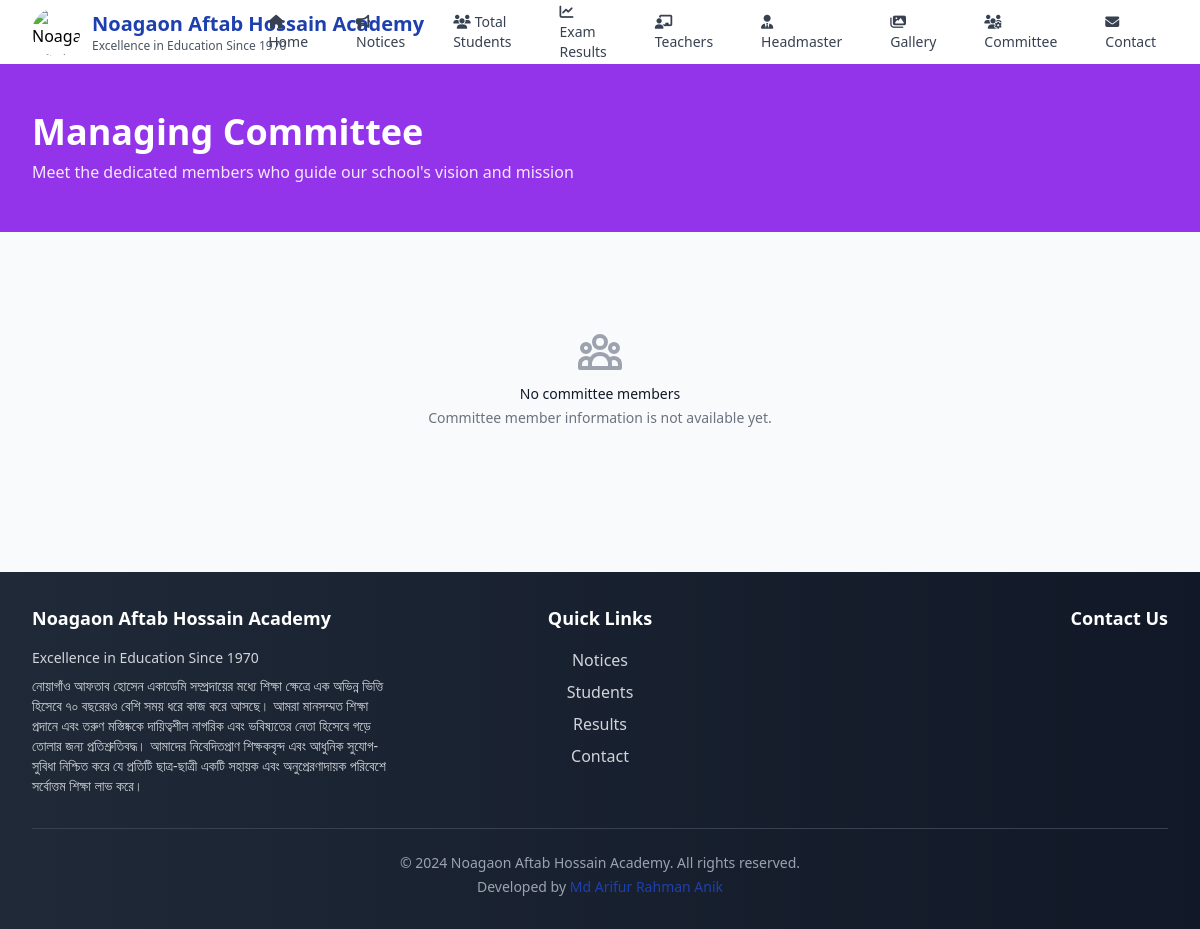
The page /committee/ on the database its author committed.
### main/models.py (models this page shows, shortened)
class SchoolInfo(models.Model):
    name = models.CharField(max_length=200, default="Noagaon High School")
    tagline = models.CharField(max_length=300, default="Excellence in Education Since 1950")
    logo = models.ImageField(upload_to='logo/', blank=True, null=True, help_text="School logo")
    address = models.TextField(blank=True)
    phone = models.CharField(max_length=50, blank=True)
    email = models.EmailField(blank=True)
    website = models.URLField(blank=True)
    established_year = models.PositiveIntegerField(default=1950)
    about = models.TextField(blank=True, help_text="About the school")
    is_active = models.BooleanField(default=True, help_text="Use this school info")
    class Meta:
        verbose_name = "School Information"
        verbose_name_plural = "School Information"
        ordering = ['-is_active']

### main/views.py (the view)
# urls.py: path('committee/', views.committee, name='committee'),
def committee(request):
    committee_members = CommitteeMember.objects.all()
    context = {
        'committee_members': committee_members,
    }
    return render(request, 'main/committee.html', context)

### templates/main/committee.html (shortened to what this page needs)
{% extends 'base.html' %}
{% block content %}
<div class="bg-purple-600 text-white">
    <div class="max-w-7xl mx-auto py-12 px-4 sm:px-6 lg:px-8">
        <h1 class="text-3xl md:text-4xl font-bold">Managing Committee</h1>
        <p class="mt-2 text-purple-100">Meet the dedicated members who guide our school's vision and mission</p>
    </div>
</div>
<div class="py-12 bg-gray-50">
    <div class="max-w-7xl mx-auto px-4 sm:px-6 lg:px-8">
        {% if committee_members %}
            <div class="grid gap-8 md:grid-cols-2 lg:grid-cols-3">
                {% for member in committee_members %}
                <div class="bg-white rounded-lg shadow-md overflow-hidden hover:shadow-lg transition-shadow">
                    <div class="aspect-w-3 aspect-h-4">
                        {% if member.photo %}
                            <img src="{{ member.photo.url }}" alt="{{ member.name }}"
                                 class="w-full h-64 object-cover">
                        {% else %}
                            <div class="w-full h-64 bg-gray-200 flex items-center justify-center">
                                <svg class="w-16 h-16 text-gray-400" fill="none" stroke="currentColor" viewBox="0 0 24 24">
                                    <path stroke-linecap="round" stroke-linejoin="round" stroke-width="2" d="M16 7a4 4 0 11-8 0 4 4 0 018 0zM12 14a7 7 0 00-7 7h14a7 7 0 00-7-7z"></path>
                                </svg>
                            </div>
                        {% endif %}
                    </div>
                    <div class="p-6">
                        <h3 class="text-xl font-semibold text-gray-900 mb-2">{{ member.name }}</h3>
                        <p class="text-lg text-purple-600 font-medium mb-4">{{ member.role }}</p>
                        {% if member.contact_info %}
                            <div class="flex items-center text-sm text-gray-500">
                                <svg class="w-4 h-4 mr-2" fill="none" stroke="currentColor" viewBox="0 0 24 24">
                                    <path stroke-linecap="round" stroke-linejoin="round" stroke-width="2" d="M3 8l7.89 5.26a2 2 0 002.22 0L21 8M5 19h14a2 2 0 002-2V7a2 2 0 00-2-2H5a2 2 0 00-2 2v10a2 2 0 002 2z"></path>
                                </svg>
                                <span>{{ member.contact_info }}</span>
                            </div>
                        {% endif %}
                    </div>
                </div>
                {% endfor %}
            </div>
        {% else %}
            <div class="text-center py-12">
                <h3 class="mt-2 text-sm font-medium text-gray-900">No committee members</h3>
                <p class="mt-1 text-sm text-gray-500">Committee member information is not available yet.</p>
            </div>
        {% endif %}
    </div>
</div>
{% endblock %}

### templates/base.html (shortened to what this page needs)
<!DOCTYPE html>
<html lang="en">
<head>
    <script src="https://cdn.tailwindcss.com"></script>
    <link rel="stylesheet" href="https://cdnjs.cloudflare.com/ajax/libs/font-awesome/6.4.0/css/all.min.css">
</head>
<body class="bg-gray-50 min-h-screen">
    <nav class="bg-white shadow-lg">
        <div class="max-w-full mx-auto px-4 sm:px-6 lg:px-8">
            <div class="flex justify-between h-16">
                <div class="flex items-center">
                    <a href="{% url 'main:home' %}" class="flex items-center">
                        <div class="flex-shrink-0 flex items-center justify-between">
                            {% if school_logo %}
                                <img src="{{ school_logo }}" alt="{{ school_name }}" class="h-12 w-12 mr-3 rounded-full object-cover">
                            {% endif %}
                            <div>
                                <h1 class="text-xl font-bold text-primary">{{ school_name }}</h1>
                                <p class="text-xs text-gray-600 hidden sm:block">{{ school_tagline }}</p>
                            </div>
                        </div>
                    </a>
                </div>
                <div class="hidden lg:flex items-center space-x-6">
                    <a href="{% url 'main:home' %}" class="text-gray-700 hover:text-primary px-3 py-2 rounded-md text-sm font-medium transition-all duration-200 hover:bg-blue-50">
                        <i class="fas fa-home mr-1"></i>Home
                    </a>
                    <a href="{% url 'main:notices' %}" class="text-gray-700 hover:text-primary px-3 py-2 rounded-md text-sm font-medium transition-all duration-200 hover:bg-blue-50">
                        <i class="fas fa-bullhorn mr-1"></i>Notices
                    </a>
                    <a href="{% url 'main:students' %}" class="text-gray-700 hover:text-accent px-3 py-2 rounded-md text-sm font-medium transition-all duration-200 hover:bg-green-50">
                        <i class="fas fa-users mr-1"></i>Total Students
                    </a>
                    <a href="{% url 'main:exam_results' %}" class="text-gray-700 hover:text-warning px-3 py-2 rounded-md text-sm font-medium transition-all duration-200 hover:bg-orange-50">
                        <i class="fas fa-chart-line mr-1"></i>Exam Results
                    </a>
                    <a href="{% url 'main:teachers' %}" class="text-gray-700 hover:text-primary px-3 py-2 rounded-md text-sm font-medium transition-all duration-200 hover:bg-blue-50">
                        <i class="fas fa-chalkboard-teacher mr-1"></i>Teachers
                    </a>
                    <a href="{% url 'main:headmaster' %}" class="text-gray-700 hover:text-primary px-3 py-2 rounded-md text-sm font-medium transition-all duration-200 hover:bg-blue-50">
                        <i class="fas fa-user-tie mr-1"></i>Headmaster
                    </a>
                    <a href="{% url 'main:gallery' %}" class="text-gray-700 hover:text-primary px-3 py-2 rounded-md text-sm font-medium transition-all duration-200 hover:bg-blue-50">
                        <i class="fas fa-images mr-1"></i>Gallery
                    </a>
                    <a href="{% url 'main:committee' %}" class="text-gray-700 hover:text-primary px-3 py-2 rounded-md text-sm font-medium transition-all duration-200 hover:bg-blue-50">
                        <i class="fas fa-users-cog mr-1"></i>Committee
                    </a>
                    <a href="{% url 'main:contact' %}" class="text-gray-700 hover:text-primary px-3 py-2 rounded-md text-sm font-medium transition-all duration-200 hover:bg-blue-50">
                        <i class="fas fa-envelope mr-1"></i>Contact
                    </a>
                </div>
            </div>
        </div>
    </nav>
    <main class="flex-1">
        {% block content %}
        {% endblock %}
    </main>
    <footer class="bg-gradient-to-r from-gray-800 to-gray-900 text-white mt-12">
        <div class="max-w-7xl mx-auto px-4 sm:px-6 lg:px-8 py-8">
            <div class="grid grid-cols-1 md:grid-cols-3 gap-8">
                <div class="text-center md:text-left">
                    <h3 class="text-lg font-semibold mb-4">{{ school_name }}</h3>
                    <p class="text-gray-300 text-sm">{{ school_tagline }}</p>
                    {% if school_address %}
                        <p class="text-gray-300 text-sm mt-2">{{ school_address }}</p>
                    {% endif %}
                </div>
                <div class="text-center">
                    <h3 class="text-lg font-semibold mb-4">Quick Links</h3>
                    <div class="space-y-2">
                        <a href="{% url 'main:notices' %}" class="block text-gray-300 hover:text-white transition-colors">Notices</a>
                        <a href="{% url 'main:students' %}" class="block text-gray-300 hover:text-white transition-colors">Students</a>
                        <a href="{% url 'main:exam_results' %}" class="block text-gray-300 hover:text-white transition-colors">Results</a>
                        <a href="{% url 'main:contact' %}" class="block text-gray-300 hover:text-white transition-colors">Contact</a>
                    </div>
                </div>
                <div class="text-center md:text-right">
                    <h3 class="text-lg font-semibold mb-4">Contact Us</h3>
                </div>
            </div>
            <div class="border-t border-gray-700 mt-8 pt-6 text-center">
                <p class="text-gray-400 text-sm">© 2024 {{ school_name }}. All rights reserved.</p>
                <p class="text-gray-400 text-sm mt-1">Developed by <span class="text-primary font-medium">Md Arifur Rahman Anik</span></p>
            </div>
        </div>
    </footer>
</body>
</html>

### rows shown on the page
SchoolInfo: name "Noagaon Aftab Hossain Academy", tagline "Excellence in Education Since 1970", address "নোয়াগাঁও আফতাব হোসেন একাডেমি সম্প্রদায়ের মধ্যে শিক্ষা ক্ষেত্রে এক অভিন্ন ভিত্তি হিসেবে ৭০ বছরেরও বেশি সময় ধরে কাজ করে আসছে। আমরা মানসম্মত শিক্ষা প্রদানে এবং তরুণ মস্তিষ্ককে দায়িত্বশীল নাগরিক এবং ভবিষ্যতের নেতা হিসেবে গড়ে তোলার জন্য প্রতিশ্রুতিবদ্ধ। আমাদের নিবেদিতপ্রাণ শিক্ষকবৃন্দ এবং আধুনিক সুযোগ-সুবিধা নিশ্চিত করে যে প্রতিটি ছাত্র-ছাত্রী একটি সহায়ক এবং অনুপ্রেরণাদায়ক পরিবেশে সর্বোত্তম শিক্ষা লাভ করে।"
